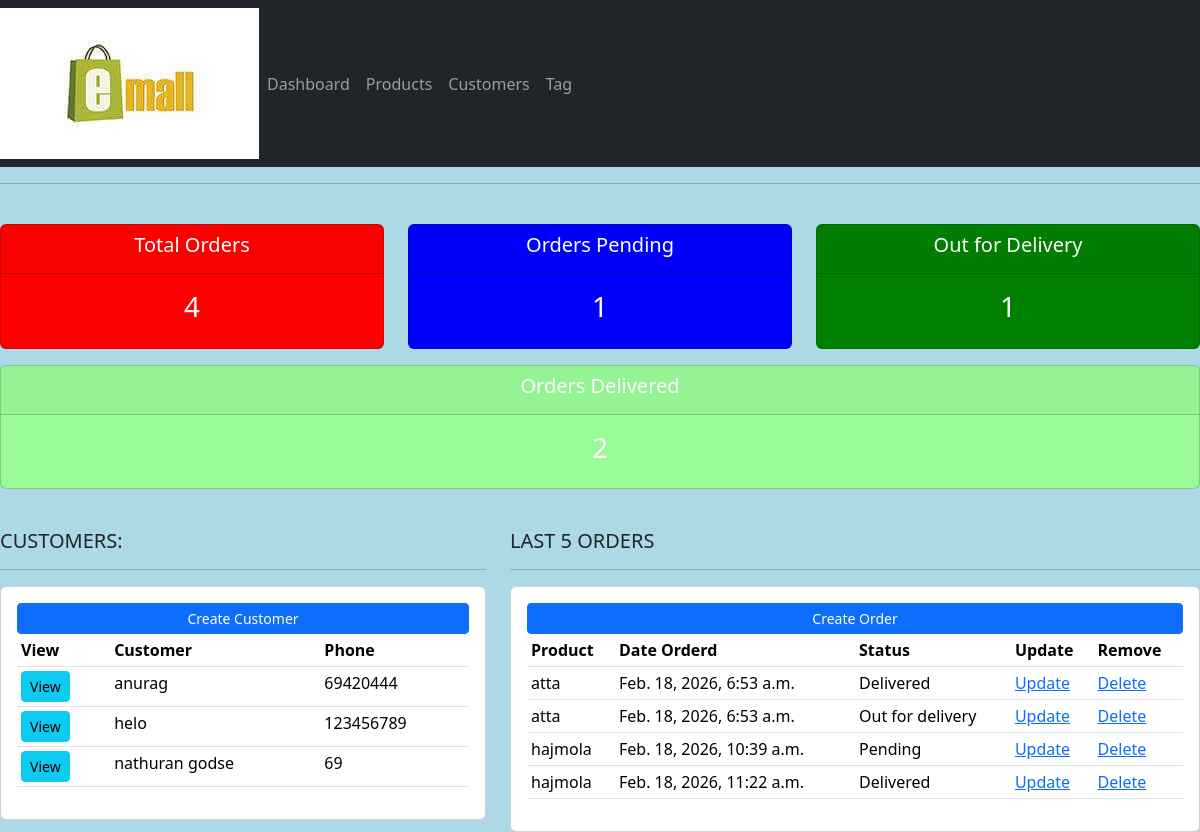
The page / on the database its author committed.
### account/models.py (models this page shows, shortened)
class Customer(models.Model):
    name = models.CharField(max_length=200, null=True)
    phone = models.CharField(max_length=200, null=True)
    email = models.CharField(max_length=200, null=True)
    date_created = models.DateTimeField(auto_now_add=True, null=True)

class Order(models.Model):
    STATUS = (
        ('Pending', 'Pending'),
        ('Out for delivery', 'Out for delivery'),
        ('Delivered', 'Delivered'),
    )
    customer = models.ForeignKey(Customer, null=True, on_delete=models.SET_NULL)
    product = models.ForeignKey(Product, null=True, on_delete=models.SET_NULL)
    date_created = models.DateTimeField(auto_now_add=True, null=True)
    status = models.CharField(max_length=200, null=True, choices=STATUS)

class Product(models.Model):
    CATEGORY = (
        ('Indoor', 'Indoor'),
        ('Out Door', 'Out Door'),
    )
    name = models.CharField(max_length=200, null=True)
    price = models.FloatField(null=True)
    category = models.CharField(max_length=200, null=True, choices=CATEGORY)
    description = models.CharField(max_length=200, null=True, blank=True)
    date_created = models.DateTimeField(auto_now_add=True, null=True)
    tags = models.ManyToManyField(Tag)
    def __str__(self):
        return self.name

### account/views.py (the view)
# urls.py: path('',views.home,name='home'),
def home(request):
    orders = Order.objects.all()
    customers = Customer.objects.all()
    total_orders = orders.count()
    orders_delivered = orders.filter(status='Delivered').count()
    orders_pending = orders.filter(status='Pending').count()
    out_for_delivery = orders.filter(status='Out for delivery').count()
    context = {
        'total_orders': total_orders,
        'orders_delivered': orders_delivered,
        'orders_pending': orders_pending,
        'out_for_delivery': out_for_delivery,
        'customers': customers,
        'orders': orders
    }
    return render(request, 'account/dashboard.html', context)

### templates/account/dashboard.html
{% extends 'main.html' %}
{% block content %}
{%  include 'status.html' %}
<br>
<div class="row">
	<div class="col-md-5">
		<h5>CUSTOMERS:</h5>
		<hr>
		<div class="card card-body">
			<a class="btn btn-primary  btn-sm btn-block" href="{% url 'create_customer' %}">Create Customer</a>
			<table class="table table-sm">
				<tr>
					<th>View</th>
					<th>Customer</th>
					<th>Phone</th>
				</tr>
				{% for customer in customers %}
					<tr>
						<td><a class="btn btn-sm btn-info" href="{% url 'customer' %}">View</a></td>
						<td>{{customer.name}}</td>
						<td>{{customer.phone}}</td>
					</tr>
				{% endfor %}
			</table>
		</div>
	</div>
	<div class="col-md-7">
		<h5>LAST 5 ORDERS</h5>
		<hr>
		<div class="card card-body">
			<a class="btn btn-primary  btn-sm btn-block" href="{% url 'create_order' %}">Create Order</a>
			<table class="table table-sm">
				<tr>
					<th>Product</th>
					<th>Date Orderd</th>
					<th>Status</th>
					<th>Update</th>
					<th>Remove</th>
				</tr>
				{% for order in orders %}
					<tr>
						<td>{{order.product}}</td>
						<td>{{order.date_created}}</td>
						<td>{{order.status}}</td>
						<td><a href="{% url 'update_order' order.id %}">Update</a></td>
						<td><a href="{% url 'delete_order' order.id %}">Delete</a></td>
					</tr>
				{% endfor %}
			</table>
		</div>
	</div>
</div>
{% endblock %}

### templates/main.html (shortened to what this page needs)
<!DOCTYPE html>
<html lang="en">
{% load static %}
<head>
    <link href="https://cdn.jsdelivr.net/npm/bootstrap@5.3.8/dist/css/bootstrap.min.css" rel="stylesheet">
    <link rel="stylesheet" href="{% static 'css/style.css' %}">
</head>
<body>
{% include 'navbar.html'%}
<hr>
{% block content%}
{% endblock content%}
</body>
</html>

### templates/navbar.html (shortened to what this page needs)
{% load static %}
<nav class="navbar navbar-expand-lg navbar-dark bg-dark">
  <img src="{% static 'image/emall.jpeg' %}">
  <div class="collapse navbar-collapse" id="navbarNav">
    <ul class="navbar-nav">
      <li class="nav-item active">
        <a class="nav-link" href="{% url 'home' %}">Dashboard</a>
      </li>
      <li class="nav-item">
        <a class="nav-link" href="{% url 'product' %}">Products</a>
      </li>
      <li class="nav-item">
        <a class="nav-link" href="{% url 'customer' %}">Customers</a>
      </li>
      <li class="nav-item">
        <a class="nav-link" href="{% url 'tag' %}">Tag</a>
      </li>
    </ul>
  </div>
</nav>

### templates/status.html
<br>
<div class="row">
	<div class="col">
		<div class="col-md">
			<div class="card text-center text-white  mb-3" id="total-orders">
			  	<div class="card-header">
			  		<h5 class="card-title">Total Orders</h5>
			  	</div>
			  	<div class="card-body">
			    	<h3 class="card-title">{{total_orders}}</h3>
			  	</div>
			</div>
		</div>
	</div>
	<div class="col">
		<div class="col-md">
			<div class="card text-center text-white  mb-3" id="orders-pending">
			  	<div class="card-header">
			  		<h5 class="card-title">Orders Pending</h5>
			  	</div>
			  	<div class="card-body">
					<h3 class="card-title">{{orders_pending}}</h3>
			  	</div>
			</div>
		</div>
	</div>
	<div class="col">
		<div class="col-md">
			<div class="card text-center text-white  mb-3" id="out-for-delivery">
			  	<div class="card-header">
			  		<h5 class="card-title">Out for Delivery</h5>
			  	</div>
			  	<div class="card-body">
			    	<h3 class="card-title">{{out_for_delivery}}</h3>
			  	</div>
			</div>
		</div>
	</div>
</div>
<div class="row">
	<div class="col">
		<div class="col-md">
			<div class="card text-center text-white  mb-3" id="orders-delivered">
			  	<div class="card-header">
			  		<h5 class="card-title">Orders Delivered</h5>
			  	</div>
			  	<div class="card-body">
					<h3 class="card-title">{{orders_delivered}}</h3>
			  	</div>
			</div>
		</div>
	</div>
</div>

### static/css/style.css (style rules this page uses)
body { background-color: lightblue; }
#total-orders { background-color: red; }
#orders-delivered { background-color: palegreen; }
#orders-pending { background-color: blue; }
#out-for-delivery { background-color: green; }

### rows shown on the page
Customer: name "anurag", phone "69420444"
Customer: name "helo", phone "123456789"
Customer: name "nathuran godse", phone "69"
Order: product "atta", date_created "Feb. 18, 2026, 6:53 a.m.", status "Delivered"
Order: product "atta", date_created "Feb. 18, 2026, 6:53 a.m.", status "Out for delivery"
Order: product "hajmola", date_created "Feb. 18, 2026, 10:39 a.m.", status "Pending"
Order: product "hajmola", date_created "Feb. 18, 2026, 11:22 a.m.", status "Delivered"

### other values the page prints
{{ total_orders }} "4"
{{ orders_pending }} "1"
{{ out_for_delivery }} "1"
{{ orders_delivered }} "2"
